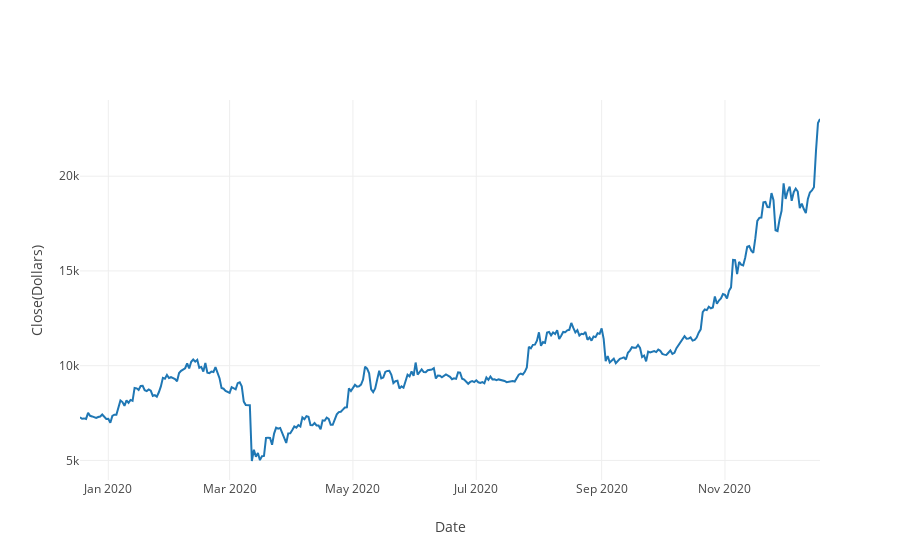

Notebook code for this chart:
### Code cell
configure_plotly_browser_state()
trace=go.Scatter(x=df['Date'],
                 y=df['Close'],
                 mode='lines',
                 name='Data'
                  )
layout=go.Layout(title="",
                xaxis={'title' : "Date"},
                yaxis={'title':"Close(Dollars)"}
                )
fig=go.Figure(data=[trace],
             layout=layout
             )
iplot(fig)

### Figure 1 — Plotly figure (JSON) as saved in the notebook; plotly's stock layout.template omitted (floating-point values rounded to 4 significant figures; data arrays with more than 128 entries replaced by an {"elided": "..."} marker saying what was removed)
{"data": [{"uid": "30521e76-a80c-44d3-86bb-3bde615be9ef", "mode": "lines", "y": {"elided": "367 float values"}, "x": {"elided": "367 str values"}, "type": "scatter", "name": "Data"}], "layout": {"yaxis": {"title": {"text": "Close(Dollars)"}}, "xaxis": {"title": {"text": "Date"}}, "title": {"text": ""}}}
